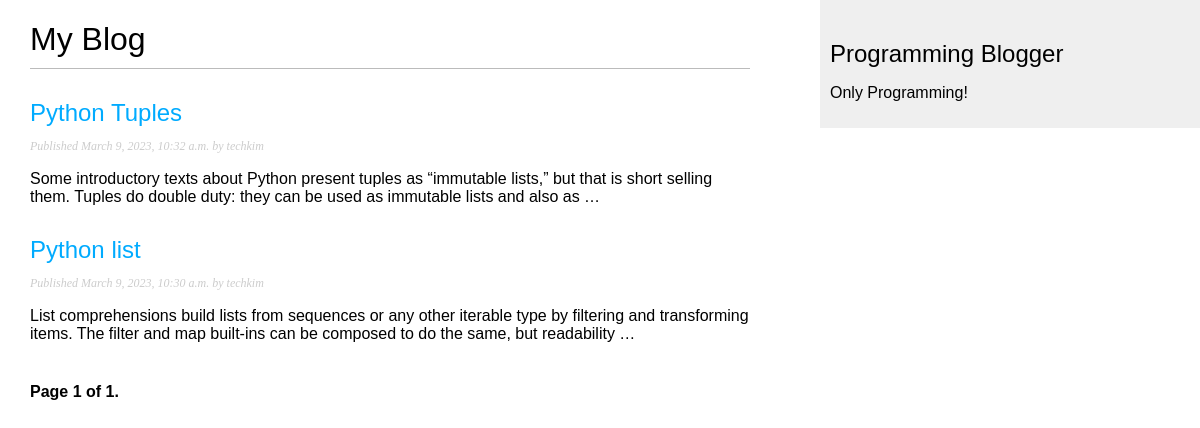
Screenshot of /blog/ with the database file from the repository.
### blog/models.py (models this page shows, shortened)
class Post(models.Model):
    STATUS_CHOICES = (
        ('draft', 'Draft'),
        ('published', 'Published'),
    )
    title = models.CharField(max_length=250)
    slug = models.SlugField(max_length=250, unique_for_date='publish')
    author = models.ForeignKey(User, on_delete=models.CASCADE, related_name='blog_posts')
    body = models.TextField()
    publish = models.DateTimeField(default=timezone.now)
    created = models.DateTimeField(auto_now_add=True)
    updated = models.DateTimeField(auto_now=True)
    status = models.CharField(max_length=10,
                              choices=STATUS_CHOICES,
                              default='draft')
    objects = models.Manager()  # the default manager
    published = PublishedManager()
    def get_absolute_url(self):
        return reverse('blog:post_detail',
                       args=[self.publish.year,
                             self.publish.month,
                             self.publish.day, self.slug])
    class Meta:
        ordering = ('-publish',)

### blog/views.py (the view)
# urls.py: path('', views.post_list, name='post_list'),
def post_list(request):
    object_list = Post.published.all()
    paginator = Paginator(object_list, 3)
    page = request.GET.get('page')
    try:
        posts = paginator.page(page)
    except PageNotAnInteger:
        posts = paginator.page(1)
    except EmptyPage:
        posts = paginator.page(paginator.num_pages)
    return render(request, 'blog/post/list.html',
                  {'page':page,
                      'posts': posts})

### blog/models.py (called while the page is built)
    def get_queryset(self):
        return super(PublishedManager, self).get_queryset().filter(status='published')

### blog/templates/blog/post/list.html (shortened to what this page needs)
{% extends 'blog/base.html' %}
{% block content %}
<h1>My Blog</h1>
{% for post in posts %}
<h2>
    <a href="{{ post.get_absolute_url }}">
        {{post.title}}
    </a>
</h2>
<p class="date">
    Published {{post.publish}} by {{ post.author }}
</p>
{{ post.body|truncatewords:30|linebreaks}}
{% endfor %}
{% include "pagination.html" with page=posts %}
{% endblock %}

### blog/templates/blog/base.html (shortened to what this page needs)
{% load static %}
<!DOCTYPE html>
<html lang="en">
<head>
        <link href="{% static "css/blog.css" %}" rel="stylesheet">
</head>
<body>
    <div id="content">
        {% block content %}
        {% endblock %}
    </div>
    <div id="sidebar">
        <h2>Programming Blogger</h2>
        <p>Only Programming!</p>
        </div>
</body>
</html>

### blog/templates/pagination.html (shortened to what this page needs)
<div class="pagination">
  <span class="step-links">
    <span class="current">
      Page {{ page.number }} of {{ page.paginator.num_pages }}.
    </span>
  </span>
</div>

### blog/static/css/blog.css (style rules this page uses)
body { margin:0; padding:0; font-family:helvetica, sans-serif; }
a { color:#00abff; text-decoration:none; }
h1 { font-weight:normal; border-bottom:1px solid #bbb; padding:0 0 10px 0; }
h2 { font-weight:normal; margin:30px 0 0; }
#content { float:left; width:60%; padding:0 0 0 30px; }
#sidebar { float:right; width:30%; padding:10px; background:#efefef; height:100%; }
p.date { color:#ccc; font-family: georgia, serif; font-size: 12px; font-style: italic; }
.pagination { margin:40px 0; font-weight:bold; }

### rows the page displays
Post: title "Python Tuples", publish "March 9, 2023, 10:32 a.m.", author "techkim", body "Some introductory texts about Python present tuples as “immutable lists,” but that is short selling them. Tuples do double duty: they can be used as immutable lists and also as …"
Post: title "Python list", publish "March 9, 2023, 10:30 a.m.", author "techkim", body "List comprehensions build lists from sequences or any other iterable type by filtering and transforming items. The filter and map built-ins can be composed to do the same, but readability …"

### other values shown
{{ page.number }} "1"
{{ page.paginator.num_pages }} "1"
